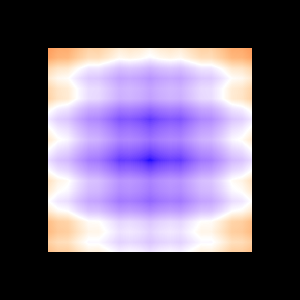

Write Python code to recreate this figure.
#!/usr/bin/env python

# Demonstrate vtkAMRSliceFilter on synthetic point data generated from
# vtkRTAnalyticSource converted to AMR via vtkImageToAMR, with a
# diverging color map showing only leaf-level blocks.

# Factory overrides
import vtkmodules.vtkInteractionStyle  # noqa: F401
import vtkmodules.vtkRenderingFreeType  # noqa: F401
import vtkmodules.vtkRenderingOpenGL2  # noqa: F401

from vtkmodules.vtkCommonCore import vtkLookupTable
from vtkmodules.vtkCommonDataModel import (
    vtkCompositeDataSet,
    vtkDataObjectTreeIterator,
    vtkOverlappingAMR,
)
from vtkmodules.vtkFiltersAMR import vtkAMRSliceFilter, vtkImageToAMR
from vtkmodules.vtkFiltersGeometry import vtkDataSetSurfaceFilter
from vtkmodules.vtkImagingCore import vtkRTAnalyticSource
from vtkmodules.vtkRenderingCore import (
    vtkActor,
    vtkColorTransferFunction,
    vtkCompositeDataDisplayAttributes,
    vtkCompositePolyDataMapper,
    vtkRenderWindow,
    vtkRenderWindowInteractor,
    vtkRenderer,
)

# Synthetic wavelet source (point data)
img_src = vtkRTAnalyticSource()

# Convert image to AMR with 3 levels
amr = vtkImageToAMR()
amr.SetInputConnection(img_src.GetOutputPort())
amr.SetNumberOfLevels(3)

# Slice AMR along Y-normal
slicer = vtkAMRSliceFilter()
slicer.SetInputConnection(amr.GetOutputPort())
slicer.SetNormal(1)
slicer.SetOffsetFromOrigin(10)
slicer.SetMaxResolution(2)

# Extract surface
surface = vtkDataSetSurfaceFilter()
surface.SetInputConnection(slicer.GetOutputPort())
surface.Update()

# Diverging color map: red -> blue
colormap = vtkColorTransferFunction()
colormap.SetColorSpaceToDiverging()
colormap.AddRGBPoint(0.0, 1.0, 0.0, 0.0)
colormap.AddRGBPoint(1.0, 0.0, 0.0, 1.0)

lookup_table = vtkLookupTable()
lookup_table.SetNumberOfColors(256)
for i in range(lookup_table.GetNumberOfColors()):
    color = [0.0, 0.0, 0.0]
    colormap.GetColor(float(i) / lookup_table.GetNumberOfColors(), color)
    lookup_table.SetTableValue(i, color[0], color[1], color[2], 1.0)
lookup_table.Build()

# Composite mapper with point field data coloring
mapper = vtkCompositePolyDataMapper()
mapper.SetInputConnection(surface.GetOutputPort())
mapper.SetLookupTable(lookup_table)
mapper.SetScalarRange(37.3531, 276.829)
mapper.SetScalarModeToUsePointFieldData()
mapper.SetInterpolateScalarsBeforeMapping(1)
mapper.SelectColorArray("RTData")

display_attributes = vtkCompositeDataDisplayAttributes()
mapper.SetCompositeDataDisplayAttributes(display_attributes)

# Count non-leaf nodes to hide them
overlapping_amr = vtkOverlappingAMR.SafeDownCast(slicer.GetOutputDataObject(0))
non_leaf_nodes = 0
if overlapping_amr:
    for level_idx in range(overlapping_amr.GetNumberOfLevels()):
        if level_idx < 2:
            non_leaf_nodes += overlapping_amr.GetNumberOfBlocks(level_idx)

# Only show leaf nodes
composite_input = vtkCompositeDataSet.SafeDownCast(surface.GetOutputDataObject(0))
if composite_input:
    tree_iter = vtkDataObjectTreeIterator()
    tree_iter.SetDataSet(composite_input)
    tree_iter.SkipEmptyNodesOn()
    tree_iter.VisitOnlyLeavesOn()
    count = 0
    tree_iter.InitTraversal()
    while not tree_iter.IsDoneWithTraversal():
        flat_index = tree_iter.GetCurrentFlatIndex()
        mapper.SetBlockVisibility(flat_index, count > non_leaf_nodes)
        count += 1
        tree_iter.GoToNextItem()

actor = vtkActor()
actor.SetMapper(mapper)

# Renderer
renderer = vtkRenderer()
renderer.AddActor(actor)

# Window
render_window = vtkRenderWindow()
render_window.AddRenderer(renderer)
render_window.SetSize(300, 300)
render_window.SetWindowName("amr slice filter point data")

# Scene
renderer.GetActiveCamera().SetPosition(15, 0, 0)
renderer.GetActiveCamera().SetFocalPoint(0, 0, 0)
renderer.ResetCamera()

# Interactor
interactor = vtkRenderWindowInteractor()
interactor.SetRenderWindow(render_window)

interactor.Initialize()
interactor.Start()
